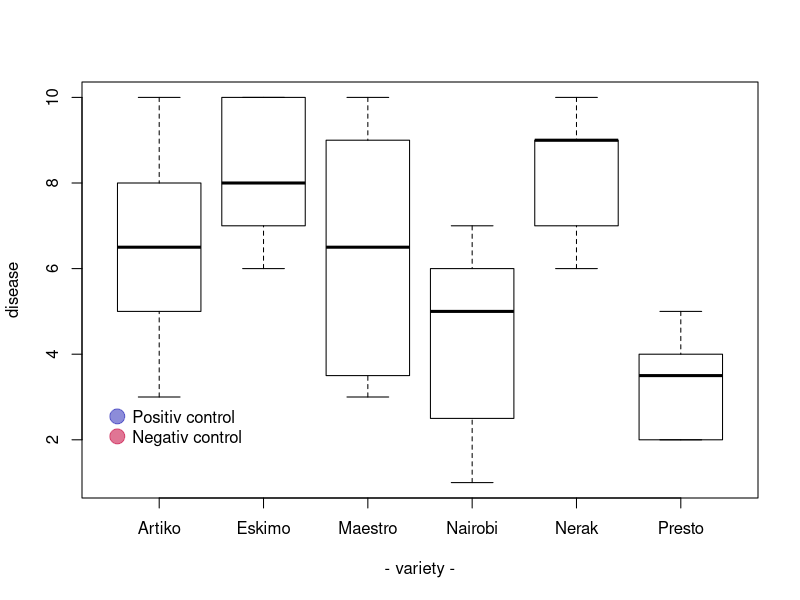

Write the R code that produced this figure. (Note: this script raises an error after producing the figure.)
## ---- chunk 1
knitr::opts_chunk$set( warning=FALSE, message=FALSE)
## ---- chunk 2
#Create data
names <- c(rep("Maestro", 20) , rep("Presto", 20) , 
      rep("Nerak", 20), rep("Eskimo", 20), rep("Nairobi", 20), rep("Artiko", 20))
value <- c(  sample(3:10, 20 , replace=T) , sample(2:5, 20 , replace=T) , 
      sample(6:10, 20 , replace=T), sample(6:10, 20 , replace=T) , 
      sample(1:7, 20 , replace=T), sample(3:10, 20 , replace=T) )
data <- data.frame(names,value)

# Prepare a vector of colors with specific color for Nairobi and Eskimo
myColors <- ifelse(levels(data$names)=="Nairobi" , rgb(0.1,0.1,0.7,0.5) , 
              ifelse(levels(data$names)=="Eskimo", rgb(0.8,0.1,0.3,0.6),
              "grey90" ) )

# Build the plot
boxplot(data$value ~ data$names , 
    col=myColors , 
    ylab="disease" , xlab="- variety -")
 
# Add a legend
legend("bottomleft", legend = c("Positiv control","Negativ control") , 
    col = c(rgb(0.1,0.1,0.7,0.5) , rgb(0.8,0.1,0.3,0.6)) , bty = "n", pch=20 , pt.cex = 3, cex = 1, horiz = FALSE, inset = c(0.03, 0.1))

## ---- chunk 3
htmltools::includeHTML("htmlChunkRelatedDistribution.html")
